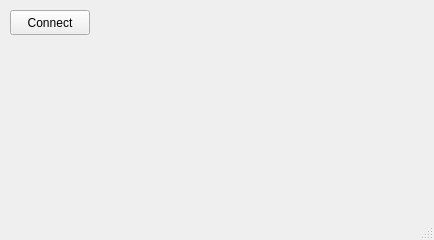
<?xml version="1.0" encoding="UTF-8"?>
<ui version="4.0">
 <class>MainWindow</class>
 <widget class="QMainWindow" name="MainWindow">
  <property name="geometry">
   <rect>
    <x>0</x>
    <y>0</y>
    <width>434</width>
    <height>240</height>
   </rect>
  </property>
  <property name="windowTitle">
   <string>MainWindow</string>
  </property>
  <widget class="QWidget" name="centralwidget">
   <widget class="QPushButton" name="butConnect">
    <property name="geometry">
     <rect>
      <x>10</x>
      <y>10</y>
      <width>80</width>
      <height>25</height>
     </rect>
    </property>
    <property name="text">
     <string>Connect</string>
    </property>
   </widget>
  </widget>
  <widget class="QMenuBar" name="menubar">
   <property name="geometry">
    <rect>
     <x>0</x>
     <y>0</y>
     <width>434</width>
     <height>22</height>
    </rect>
   </property>
  </widget>
  <widget class="QStatusBar" name="statusbar"/>
 </widget>
 <resources/>
 <connections/>
</ui>
